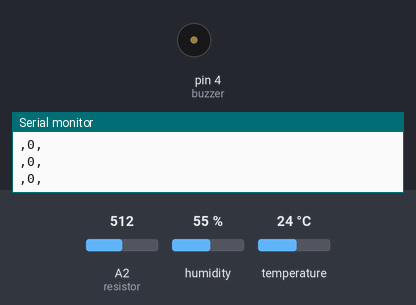
The sketch below on a simulated Arduino Uno, built with avr-gcc and run on an emulated ATmega328P. Shown: buzzer (waves = sounding, pin HIGH), the last lines printed to the serial monitor. The test bench sets the inputs (shaded band); at power-on: A2 (resistor) = 512, humidity 55 %, temperature 24 °C.

Above: at 1.2 s.
1.3 s: A2 (resistor) set to 111
2.8 s: A2 (resistor) set to 89
At 3.14 s:
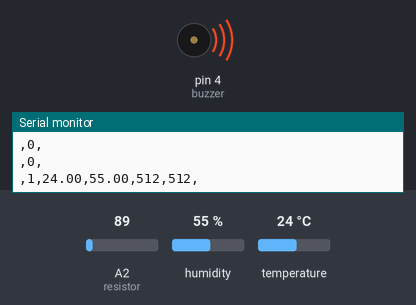
Timing chart, 0 to 5.8 s (numbered marks = the images above; inputs shaded):
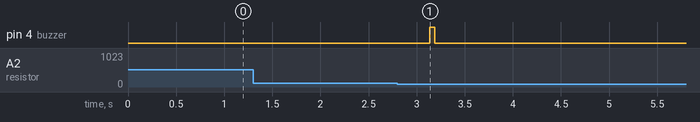

Measured:
- the behaviour switches between 100 and 99 on A2 (resistor) (found by bisection; images 0 and 1)
- after the input at 2.8 s, pin 4 (buzzer): LOW → HIGH after 0.34 s, → LOW 0.05 s later

The sketch:

core.ino
```cpp
#include <dht.h>

dht DHT;
#define DHT11_PIN 7

//noise indicator
int buzzer = 4;

//gas
int smoke = A5;
int sensorThres = 50;

//resistor
int resistor = A2; //define analog pin 2
int valueRes = 0;
int count = 0;

//sound
int potSound = A0; // select the input pin for the potentiometer
int soundValue = 8; // variable to store the value coming from the sensor

//sensor function
void tempAndHumid();
void bigSound();
void gasSensor();
void lcdscreen();

void setup()
{
  Serial.begin(9600);
  pinMode(buzzer, OUTPUT);
  pinMode(smoke, INPUT);
}

void loop()
{
  digitalWrite(buzzer, LOW);
  valueRes = analogRead(resistor);

  if (valueRes >= 100)
  {
    Serial.print(",");
    Serial.print("0");
    Serial.println(",");
    valueRes = analogRead(resistor);

    if (valueRes < 100)
    {
      count++;
      Serial.print(",");
      Serial.print("0");
      Serial.println(",");
      //Serial.print("Person: ");
      Serial.print(",");
      Serial.print(count);
      Serial.print(",");
      tempAndHumid();
      bigSound();
      gasSensor();
      digitalWrite(buzzer, HIGH);
      Serial.println();
      delay(50);
    }
  }
}

void tempAndHumid()
{
  delay(100);
  int chk = DHT.read11(DHT11_PIN);
  delay(100);
  //Serial.print("Temperature = ");
  Serial.print(DHT.temperature);
  Serial.print(",");
  //Serial.print("Humidity = ");
  Serial.print(DHT.humidity);
  Serial.print(",");
}

void bigSound()
{
  soundValue = analogRead (potSound);
  //Serial.print("Sound level = ");
  Serial.print(soundValue, DEC);
  Serial.print(",");
}

void gasSensor()
{
  int analogSensor = analogRead(smoke);
  if (analogSensor >= sensorThres)
  {
    //Serial.print("Gas level DANGEROUS: ");
    Serial.print(analogSensor);
    Serial.print(",");
  }
  else
  {
    //Serial.print("Gas level SAFE: ");
    Serial.print(analogSensor);
    Serial.print(",");
  }
  delay(100);
}
```
